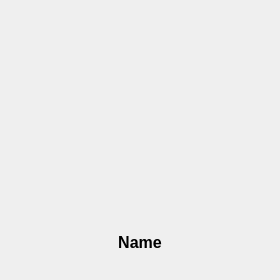
<?xml version="1.0" encoding="UTF-8"?>
<ui version="4.0">
 <class>AvatarHolder</class>
 <widget class="QWidget" name="AvatarHolder">
  <property name="geometry">
   <rect>
    <x>0</x>
    <y>0</y>
    <width>280</width>
    <height>280</height>
   </rect>
  </property>
  <property name="minimumSize">
   <size>
    <width>240</width>
    <height>240</height>
   </size>
  </property>
  <property name="font">
   <font>
    <pointsize>12</pointsize>
    <bold>true</bold>
   </font>
  </property>
  <property name="windowTitle">
   <string>Form</string>
  </property>
  <layout class="QGridLayout" name="gridLayout">
   <item row="2" column="1">
    <widget class="QLabel" name="name">
     <property name="minimumSize">
      <size>
       <width>100</width>
       <height>0</height>
      </size>
     </property>
     <property name="text">
      <string>Name</string>
     </property>
     <property name="alignment">
      <set>Qt::AlignCenter</set>
     </property>
    </widget>
   </item>
   <item row="0" column="0" colspan="3">
    <spacer name="verticalSpacer_2">
     <property name="orientation">
      <enum>Qt::Vertical</enum>
     </property>
     <property name="sizeHint" stdset="0">
      <size>
       <width>20</width>
       <height>40</height>
      </size>
     </property>
    </spacer>
   </item>
   <item row="4" column="0" colspan="3">
    <spacer name="verticalSpacer">
     <property name="orientation">
      <enum>Qt::Vertical</enum>
     </property>
     <property name="sizeHint" stdset="0">
      <size>
       <width>20</width>
       <height>40</height>
      </size>
     </property>
    </spacer>
   </item>
   <item row="1" column="1">
    <widget class="AvatarImage" name="image" native="true">
     <property name="minimumSize">
      <size>
       <width>160</width>
       <height>200</height>
      </size>
     </property>
     <property name="maximumSize">
      <size>
       <width>160</width>
       <height>200</height>
      </size>
     </property>
    </widget>
   </item>
   <item row="1" column="0" rowspan="2">
    <spacer name="horizontalSpacer">
     <property name="orientation">
      <enum>Qt::Horizontal</enum>
     </property>
     <property name="sizeHint" stdset="0">
      <size>
       <width>200</width>
       <height>100</height>
      </size>
     </property>
    </spacer>
   </item>
   <item row="1" column="2" rowspan="2">
    <spacer name="horizontalSpacer_2">
     <property name="orientation">
      <enum>Qt::Horizontal</enum>
     </property>
     <property name="sizeHint" stdset="0">
      <size>
       <width>200</width>
       <height>100</height>
      </size>
     </property>
    </spacer>
   </item>
  </layout>
 </widget>
 <customwidgets>
  <customwidget>
   <class>AvatarImage</class>
   <extends>QWidget</extends>
   <header>src/ui/gui/avatarimage.h</header>
   <container>1</container>
  </customwidget>
 </customwidgets>
 <resources/>
 <connections/>
</ui>
